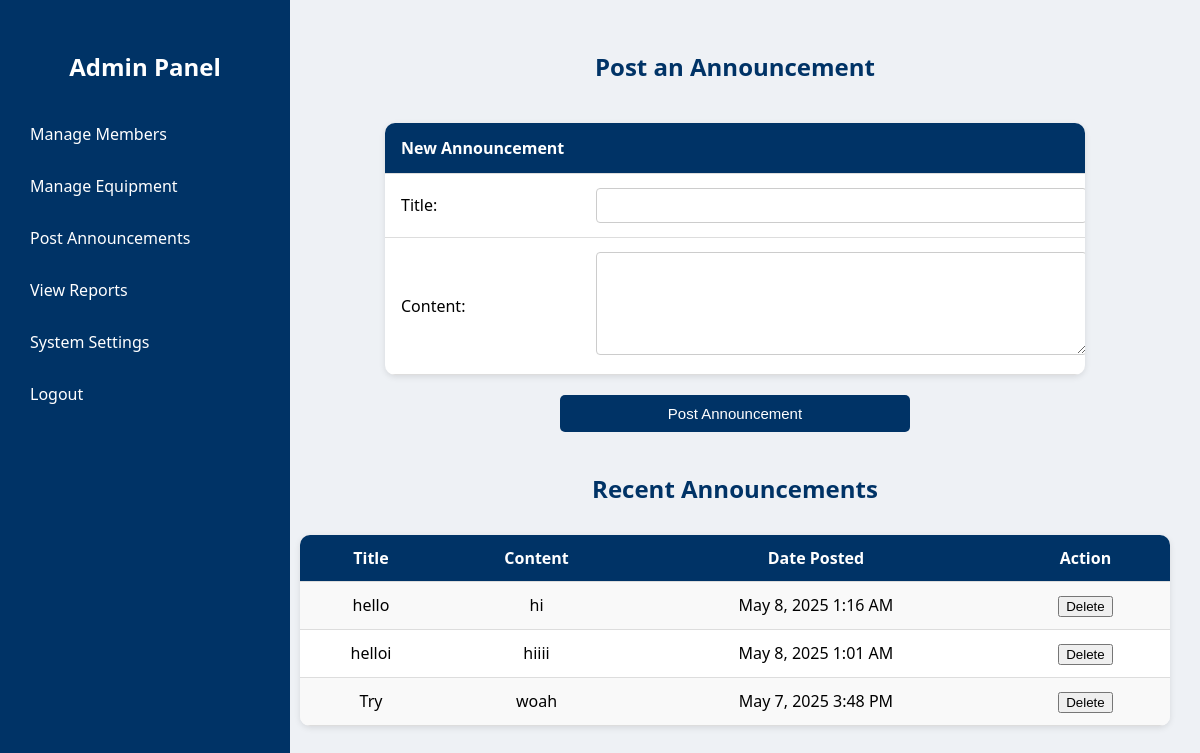
Page /post_announcements.php (signed in) on the committed database.
### tables this page shows
CREATE TABLE `announcements` (
  `id` int(11) NOT NULL,
  `admin_id` int(11) NOT NULL,
  `title` varchar(255) NOT NULL,
  `content` text NOT NULL,
  `date_posted` timestamp NOT NULL DEFAULT current_timestamp(),
  `created_at` timestamp NOT NULL DEFAULT current_timestamp()
);

### post_announcements.php (the view, shortened to what this page needs)
<?php
include 'db_connect.php';
$announcements = [];
$sql = "SELECT id, title, content, created_at FROM announcements ORDER BY created_at DESC LIMIT 10";
$result = $conn->query($sql);
if ($result->num_rows > 0) {
    while ($row = $result->fetch_assoc()) {
        $announcements[] = $row;
    }
}
?>
<!DOCTYPE html>
<html lang="en">
<head>
</head>
<body>
<div class="sidebar" id="sidebar">
    <h2><a href="admin_panel.php" style="color:white; text-decoration:none;">Admin Panel</a></h2>
    <a href="manage_members.php">Manage Members</a>
    <a href="manage_equipment.php">Manage Equipment</a>
    <a href="post_announcements.php">Post Announcements</a>
    <a href="view_reports.php">View Reports</a>
    <a href="settings.php">System Settings</a>
    <a href="logout.php">Logout</a>
</div>
<div class="container">
    <h2>Post an Announcement</h2>
    <div class="form-wrapper">
        <form method="POST">
            <table>
                <tr>
                    <th colspan="2">New Announcement</th>
                </tr>
                <tr>
                    <td><label for="title">Title:</label></td>
                    <td><input type="text" name="title" id="title" required></td>
                </tr>
                <tr>
                    <td><label for="content">Content:</label></td>
                    <td><textarea name="content" id="content" rows="5" required></textarea></td>
                </tr>
            </table>
            <button type="submit" class="submit-btn">Post Announcement</button>
        </form>
    </div>
    <h2>Recent Announcements</h2>
    <?php if (count($announcements) > 0): ?>
        <table class="announcement-table">
    <tr>
        <th>Title</th>
        <th>Content</th>
        <th>Date Posted</th>
        <th>Action</th>
    </tr>
    <?php foreach ($announcements as $a): ?>
        <tr>
            <td><?php echo htmlspecialchars($a['title']); ?></td>
            <td><?php echo nl2br(htmlspecialchars($a['content'])); ?></td>
            <td><?php echo date("F j, Y g:i A", strtotime($a['created_at'])); ?></td>
            <td>
                <form method="POST" onsubmit="return confirmDelete();">
    <button type="submit" class="delete-btn">Delete</button>
</form>
            </td>
        </tr>
    <?php endforeach; ?>
</table>
    <?php else: ?>
        <p style="text-align:center;">No announcements found.</p>
    <?php endif; ?>
</div>
</body>
</html>

### post_announcements.php (style rules this page uses)
body { margin: 0; font-family: 'Segoe UI', sans-serif; background: #eef1f5; display: flex; }
.sidebar { width: 250px; background: #003366; color: white; padding: 20px; height: 100vh; position: fixed; top: 0; left: 0; }
.sidebar a { display: block; color: white; text-decoration: none; padding: 10px; border-radius: 5px; margin-bottom: 10px; }
.container { margin-left: 270px; padding: 30px; width: 100%; }
h2 { text-align: center; color: #003366; margin-bottom: 20px; }
.form-wrapper { max-width: 700px; margin: 40px auto; }
.form-wrapper table { width: 100%; border-collapse: collapse; background: white; border-radius: 10px; overflow: hidden; box-shadow: 0 2px 6px rgba(0,0,0,0.1); }
.form-wrapper th, .form-wrapper td { padding: 14px 16px; border-bottom: 1px solid #ddd; text-align: left; }
.form-wrapper th { background: #003366; color: white; }
.form-wrapper input, .form-wrapper textarea { width: 100%; padding: 8px; font-size: 15px; border: 1px solid #ccc; border-radius: 4px; }
.submit-btn { background-color: #003366; color: white; padding: 10px 16px; border: none; border-radius: 5px; cursor: pointer; font-size: 15px; width: 50%; margin: 20px auto 0; display: block; transition: background 0.3s; }
table.announcement-table { width: 100%; border-collapse: collapse; background: white; border-radius: 10px; overflow: hidden; box-shadow: 0 2px 6px rgba(0,0,0,0.1); margin-top: 30px; }
table.announcement-table th, table.announcement-table td { padding: 12px 15px; border-bottom: 1px solid #ddd; text-align: center; }
table.announcement-table th { background: #003366; color: white; font-weight: 600; }
table.announcement-table tr:nth-child(even) { background: #f9f9f9; }

### rows in the picture
announcements: title "hello", content "hi", created_at "May 8, 2025 1:16 AM"
announcements: title "helloi", content "hiiii", created_at "May 8, 2025 1:01 AM"
announcements: title "Try", content "woah", created_at "May 7, 2025 3:48 PM"
